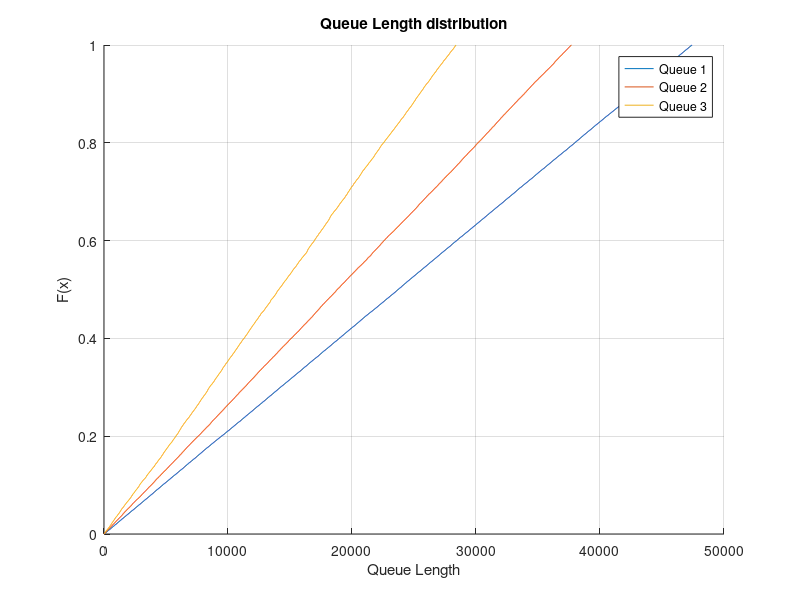

The MATLAB script that drew this image:
function plotLength()
figure;
load tq0l.txt
load tq1l.txt
load tq2l.txt
hold on
[h,stl0]=cdfplot(tq0l)

[h,stl1]=cdfplot(tq1l)
[h,stl2]=cdfplot(tq2l)
legend('Queue 1','Queue 2','Queue 3')
display(stl0)
display(stl1)
display(stl2)
xlabel('Queue Length')
title('Queue Length distribution')
hold off